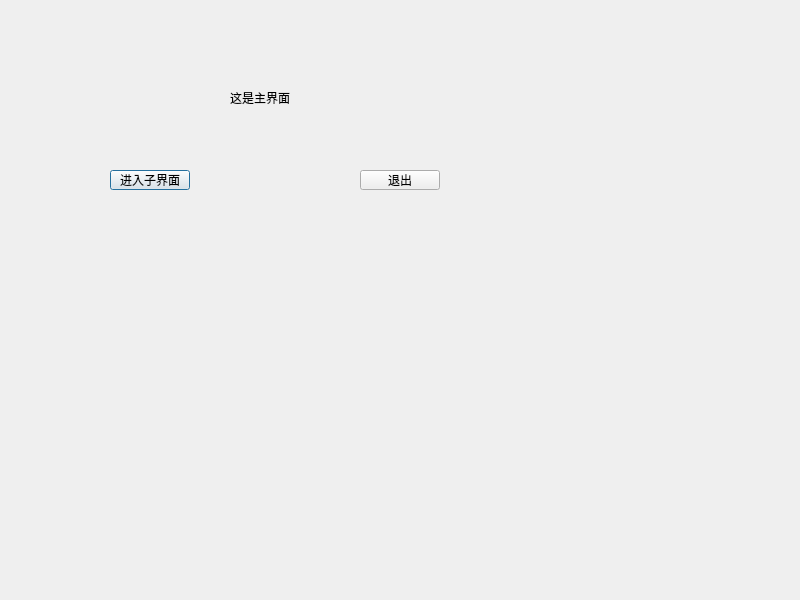
<?xml version="1.0" encoding="UTF-8"?>
<ui version="4.0">
 <class>MainDialog</class>
 <widget class="QDialog" name="MainDialog">
  <property name="geometry">
   <rect>
    <x>0</x>
    <y>0</y>
    <width>800</width>
    <height>600</height>
   </rect>
  </property>
  <property name="windowTitle">
   <string>MainDialog</string>
  </property>
  <widget class="QLabel" name="label">
   <property name="geometry">
    <rect>
     <x>230</x>
     <y>82</y>
     <width>121</width>
     <height>31</height>
    </rect>
   </property>
   <property name="text">
    <string>这是主界面</string>
   </property>
  </widget>
  <widget class="QPushButton" name="EnterChildBtn">
   <property name="geometry">
    <rect>
     <x>110</x>
     <y>170</y>
     <width>80</width>
     <height>20</height>
    </rect>
   </property>
   <property name="text">
    <string>进入子界面</string>
   </property>
  </widget>
  <widget class="QPushButton" name="ExitBtn2">
   <property name="geometry">
    <rect>
     <x>360</x>
     <y>170</y>
     <width>80</width>
     <height>20</height>
    </rect>
   </property>
   <property name="text">
    <string>退出</string>
   </property>
  </widget>
 </widget>
 <resources/>
 <connections>
  <connection>
   <sender>ExitBtn2</sender>
   <signal>clicked()</signal>
   <receiver>MainDialog</receiver>
   <slot>reject()</slot>
   <hints>
    <hint type="sourcelabel">
     <x>403</x>
     <y>169</y>
    </hint>
    <hint type="destinationlabel">
     <x>474</x>
     <y>105</y>
    </hint>
   </hints>
  </connection>
 </connections>
</ui>
